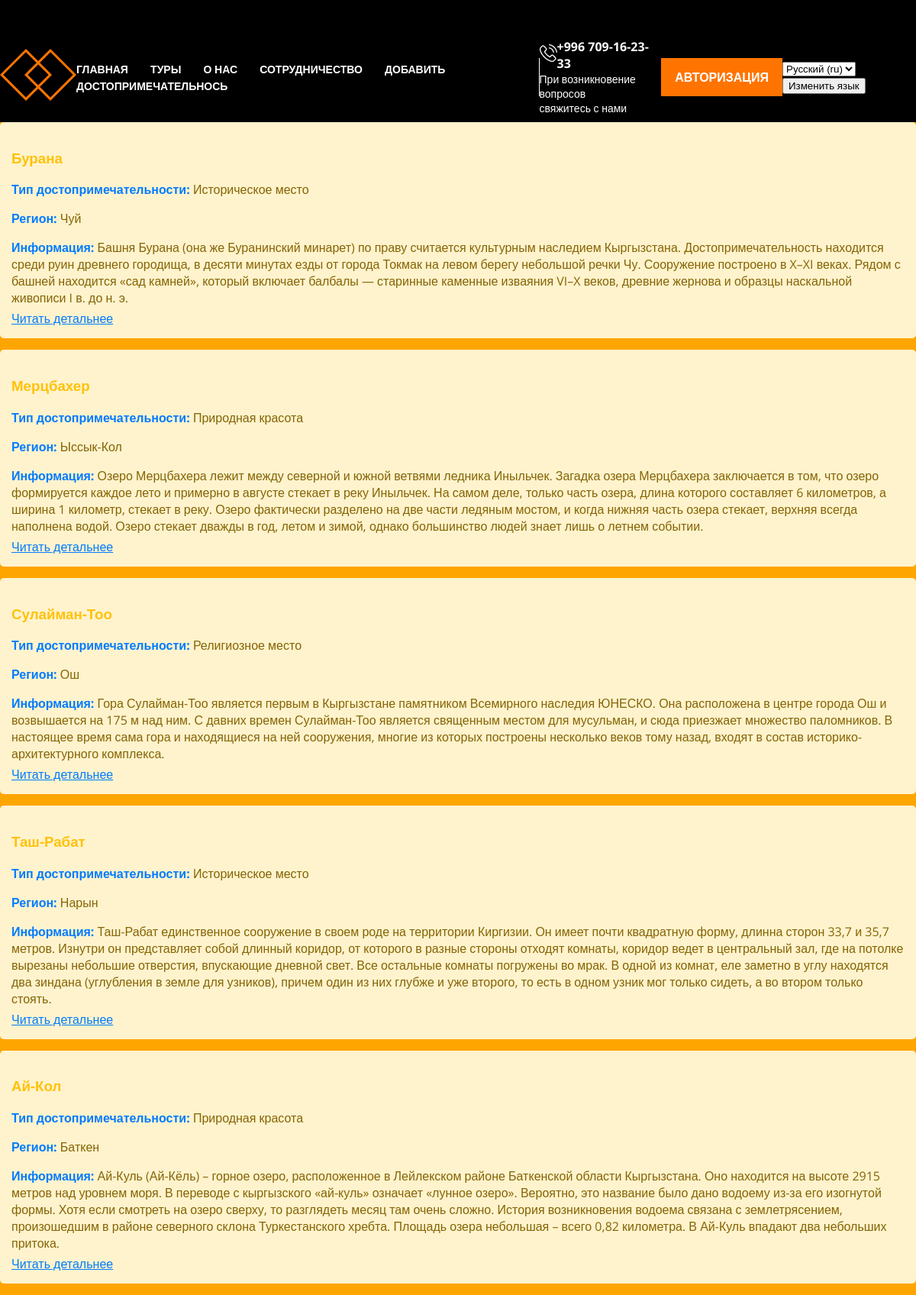
The page / on the database its author committed.
### main/models.py (models this page shows, shortened)
class Attraction(models.Model):
    attraction = models.CharField('Достопримечательность', max_length=50)
    attraction_type = models.CharField('Тип достопримечательности', max_length=50)
    region = models.CharField('Регион', max_length=50)
    information = models.TextField('Информация')
    class Meta:
        verbose_name = 'Достопримечательность'
        verbose_name_plural = 'Достопримечательности'

### main/views.py (the view)
# urls.py: path('',views.index, name ='home'),
def index(request):
    attractions = Attraction.objects.all()
    return render(request, 'main/index.html', {'attractions': attractions})

### main/templates/main/index.html (shortened to what this page needs)
{% extends 'main/layout.html' %}
{% load static i18n %}
{% block content %}
    {% for el in attractions %}
        <div class="alert alert-warning">
            <h3>{{ el.attraction }}</h3>
            <div class="attraction-info">
                <p><strong>{% trans "Тип достопримечательности:" %}</strong> {{ el.attraction_type }}</p>
                <p><strong>{% trans "Регион:" %}</strong> {{ el.region }}</p>
                <p><strong>{% trans "Информация:" %}</strong> {{ el.information }}</p>
                <a href="{% url 'attraction-detail' el.id %}" class="btn btn-success" type="submit">{% trans "Читать детальнее" %} </a>
            </div>
        </div>
    {% endfor %}
{% endblock %}

### main/templates/main/layout.html (shortened to what this page needs)
{% load static %}
{% load static i18n %}
<!doctype html>
<html lang="ru">
<head>
    <link rel = "stylesheet" href="{% static 'main/css/main.css' %}">
</head>
<body>
<div class='header'>
    <div class='container'>
        <div class='header-line'>
            <div class='header-logo'>
                <img src="{% static 'main/img/logo.png' %}" alt="">
            </div>
            <div class='nav'>
                <a class='nav-item' href="{% url 'home' %}">{% trans "ГЛАВНАЯ" %}</a>
                <a class='nav-item' href="{% url 'tours' %}">{% trans "ТУРЫ" %}</a>
                <a class='nav-item' href="{% url 'about' %}">{% trans "О НАС" %}</a>
                <a class='nav-item' href="{% url 'cooperation' %}">{% trans "СОТРУДНИЧЕСТВО" %}</a>
                <a class="nav-item" href="{% url 'add_attraction' %}">{% trans "ДОБАВИТЬ ДОСТОПРИМЕЧАТЕЛЬНОСЬ" %}</a>
            </div>
            <div class='cart'>
            </div>
            <div class='phone'>
                <div class='phone-holder'>
                    <div class='phone-img'>
                        <img src="{% static 'main/img/phone.png' %}" alt="">
                    </div>
                    <div class='number'><a class='num' href='#'>+996 709-16-23-33</a></div>
                </div>
                <div class='phone-text'>
                    {% trans "При возникновение вопросов" %} <br> {% trans "свяжитесь с нами" %}
                </div>
            </div>
            <div class='btn'>
                <a class='button' href="{% url 'login' %}">{% trans "АВТОРИЗАЦИЯ" %}</a>
            </div>
            <form action="{% url 'set_language' %}" method="post">
    <select name="language" id="language-selector">
        {% get_current_language as current_language %}
        {% get_available_languages as available_languages %}
        {% get_language_info_list for available_languages as languages %}
        {% for language in languages %}
            <option value="{{ language.code }}" {% if language.code == current_language %}selected{% endif %}>
                {{ language.name_local }} ({{ language.code }})
            </option>
        {% endfor %}
    </select>
    <button type="submit">{% trans "Изменить язык" %}</button>
</form>
        </div>
    </div>
</div>
<main>
    {% block content %}{% endblock %}
</main>
</body>
</html>

### main/static/main/css/main.css (style rules this page uses)
body { background-color: orange; margin: 0; font-family: 'Open Sans', sans-serif; }
.container { margin; 0px 166px; }
.header { background-color: black; background-size: cover; height: 20vh; background-repeat: no-repeat; }
.header-line { padding-top: 50px; display: flex; align-items: center; justify-content: space-around; }
.nav-item { color: #fff; text-decoration: none; font-weight: 700; font-size: 14px; margin-right: 25px; transition: color 0.3s linear; }
.cart { position: relative; border-right: 1px solid #FFFFFF; padding-right: 10px; height: 50px; }
.num { color: #fff; text-decoration: none; font-weight: 700; transition: color 0.3s linear; }
.phone-text { font-size: 14px; font-weight: 400; color: #fff; }
.phone-holder { display: flex; align-items: center; }
.button { background-color: #FF7400; color: #fff; text-decoration: none; padding: 14px 18px; font-weight: 700; transition: background-color 0.2s linear; }
.alert-warning { background-color: #fff3cd; border: 1px solid #freebase; color: #856404; padding: 15px; margin-bottom: 15px; border-radius: 5px; }
.alert-warning h3 { color: #ffc107; }
.attraction-info { margin-top: 10px; }
.attraction-info p { margin-bottom: 5px; }
.attraction-info strong { color: #007bff; }
.attraction-info a { color: #007bff; }

### rows shown on the page
Attraction: attraction "Бурана", attraction_type "Историческое место", region "Чуй", information "Башня Бурана (она же Буранинский минарет) по праву считается культурным наследием Кыргызстана. Достопримечательность находится среди руин древнего городища, в десяти минутах езды от города Токмак на левом берегу небольшой речки Чу. Сооружение построено в X–XI веках. Рядом с башней находится «сад камней», который включает балбалы — старинные каменные изваяния VI–X веков, древние жернова и образцы наскальной живописи I в. до н. э."
Attraction: attraction "Мерцбахер", attraction_type "Природная красота", region "Ыссык-Кол", information "Озеро Мерцбахера лежит между северной и южной ветвями ледника Иныльчек. Загадка озера Мерцбахера заключается в том, что озеро формируется каждое лето и примерно в августе стекает в реку Иныльчек. На самом деле, только часть озера, длина которого составляет 6 километров, а ширина 1 километр, стекает в реку. Озеро фактически разделено на две части ледяным мостом, и когда нижняя часть озера стекает, верхняя всегда наполнена водой. Озеро стекает дважды в год, летом и зимой, однако большинство людей знает лишь о летнем событии."
Attraction: attraction "Сулайман-Тоо", attraction_type "Религиозное место", region "Ош", information "Гора Сулайман-Тоо является первым в Кыргызстане памятником Всемирного наследия ЮНЕСКО. Она расположена в центре города Ош и возвышается на 175 м над ним. С давних времен Сулайман-Тоо является священным местом для мусульман, и сюда приезжает множество паломников. В настоящее время сама гора и находящиеся на ней сооружения, многие из которых построены несколько веков тому назад, входят в состав историко-архитектурного комплекса."
Attraction: attraction "Таш-Рабат", attraction_type "Историческое место", region "Нарын", information "Таш-Рабат единственное сооружение в своем роде на территории Киргизии. Он имеет почти квадратную форму, длинна сторон 33,7 и 35,7 метров. Изнутри он представляет собой длинный коридор, от которого в разные стороны отходят комнаты, коридор ведет в центральный зал, где на потолке вырезаны небольшие отверстия, впускающие дневной свет. Все остальные комнаты погружены во мрак. В одной из комнат, еле заметно в углу находятся два зиндана (углубления в земле для узников), причем один из них глубже и уже второго, то есть в одном узник мог только сидеть, а во втором только стоять."
Attraction: attraction "Ай-Кол", attraction_type "Природная красота", region "Баткен", information "Ай-Куль (Ай-Кёль) – горное озеро, расположенное в Лейлекском районе Баткенской области Кыргызстана. Оно находится на высоте 2915 метров над уровнем моря. В переводе с кыргызского «ай-куль» означает «лунное озеро». Вероятно, это название было дано водоему из-за его изогнутой формы. Хотя если смотреть на озеро сверху, то разглядеть месяц там очень сложно. История возникновения водоема связана с землетрясением, произошедшим в районе северного склона Туркестанского хребта. Площадь озера небольшая – всего 0,82 километра. В Ай-Куль впадают два небольших притока."

### other values the page prints
form field language "Русский (ru)"
